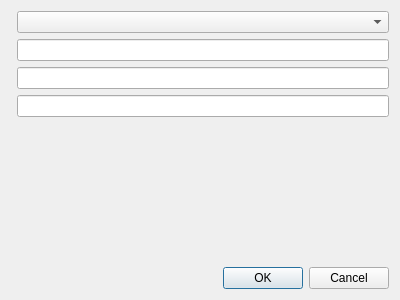
<?xml version="1.0" encoding="UTF-8"?>
<ui version="4.0">
 <class>UpdateDialog</class>
 <widget class="QDialog" name="UpdateDialog">
  <property name="geometry">
   <rect>
    <x>0</x>
    <y>0</y>
    <width>400</width>
    <height>300</height>
   </rect>
  </property>
  <property name="windowTitle">
   <string>Dialog</string>
  </property>
  <layout class="QVBoxLayout" name="verticalLayout">
   <item>
    <layout class="QFormLayout" name="formLayout">
     <item row="0" column="1">
      <widget class="QComboBox" name="comboBox"/>
     </item>
     <item row="1" column="1">
      <widget class="QLineEdit" name="lineEdit_designation"/>
     </item>
     <item row="2" column="1">
      <widget class="QLineEdit" name="lineEdit_price"/>
     </item>
     <item row="3" column="1">
      <widget class="QLineEdit" name="lineEdit_quantity"/>
     </item>
    </layout>
   </item>
   <item>
    <widget class="QDialogButtonBox" name="buttonBox">
     <property name="orientation">
      <enum>Qt::Horizontal</enum>
     </property>
     <property name="standardButtons">
      <set>QDialogButtonBox::Cancel|QDialogButtonBox::Ok</set>
     </property>
    </widget>
   </item>
  </layout>
 </widget>
 <resources/>
 <connections>
  <connection>
   <sender>buttonBox</sender>
   <signal>accepted()</signal>
   <receiver>UpdateDialog</receiver>
   <slot>accept()</slot>
   <hints>
    <hint type="sourcelabel">
     <x>248</x>
     <y>254</y>
    </hint>
    <hint type="destinationlabel">
     <x>157</x>
     <y>274</y>
    </hint>
   </hints>
  </connection>
  <connection>
   <sender>buttonBox</sender>
   <signal>rejected()</signal>
   <receiver>UpdateDialog</receiver>
   <slot>reject()</slot>
   <hints>
    <hint type="sourcelabel">
     <x>316</x>
     <y>260</y>
    </hint>
    <hint type="destinationlabel">
     <x>286</x>
     <y>274</y>
    </hint>
   </hints>
  </connection>
 </connections>
</ui>
